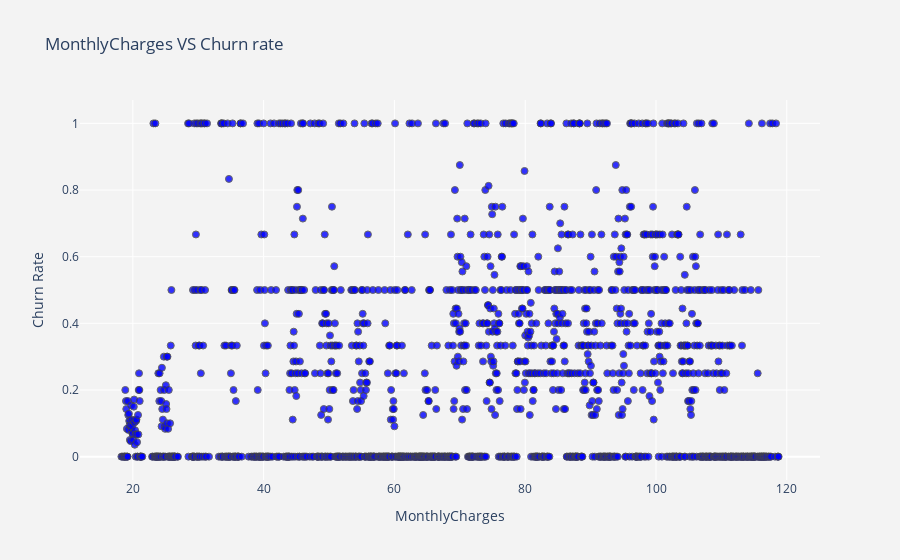

Write notebook code for a chart like this one.
### Code cell
df_plot = df_data.groupby('MonthlyCharges').Churn.mean().reset_index()
plot_data = [
    go.Scatter(
        x=df_plot['MonthlyCharges'],
        y=df_plot['Churn'],
        mode='markers',
        name='Low',
        marker= dict(size= 7,
            line= dict(width=1),
            color= 'blue',
            opacity= 0.8
           ),
    )
]
plot_layout = go.Layout(
        yaxis= {'title': "Churn Rate"},
        xaxis= {'title': "MonthlyCharges"},
        title='MonthlyCharges VS Churn rate',
        plot_bgcolor  = "rgb(243,243,243)",
        paper_bgcolor  = "rgb(243,243,243)",
    )
fig = go.Figure(data=plot_data, layout=plot_layout)
pyoff.iplot(fig)

### Figure 1 — Plotly figure (JSON) as saved in the notebook; plotly's stock layout.template omitted (floating-point values rounded to 4 significant figures; data arrays with more than 128 entries replaced by an {"elided": "..."} marker saying what was removed)
{"data": [{"marker": {"color": "blue", "line": {"width": 1}, "opacity": 0.8, "size": 7}, "mode": "markers", "name": "Low", "type": "scatter", "x": {"elided": "1585 float values"}, "y": {"elided": "1585 float values"}}], "layout": {"paper_bgcolor": "rgb(243,243,243)", "plot_bgcolor": "rgb(243,243,243)", "title": {"text": "MonthlyCharges VS Churn rate"}, "xaxis": {"title": {"text": "MonthlyCharges"}}, "yaxis": {"title": {"text": "Churn Rate"}}}}
